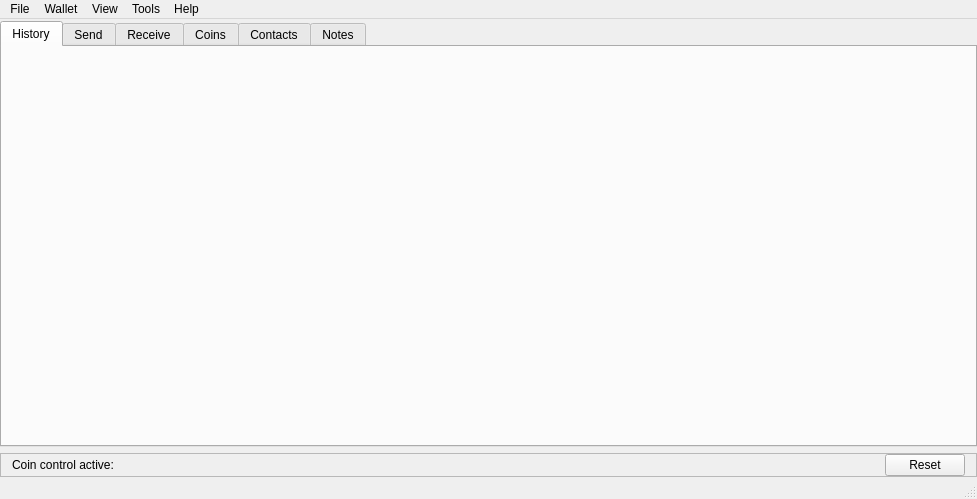
<?xml version="1.0" encoding="UTF-8"?>
<ui version="4.0">
 <class>MainWindow</class>
 <widget class="QMainWindow" name="MainWindow">
  <property name="geometry">
   <rect>
    <x>0</x>
    <y>0</y>
    <width>977</width>
    <height>499</height>
   </rect>
  </property>
  <property name="sizePolicy">
   <sizepolicy hsizetype="Preferred" vsizetype="Preferred">
    <horstretch>0</horstretch>
    <verstretch>0</verstretch>
   </sizepolicy>
  </property>
  <property name="windowTitle">
   <string>wowlet</string>
  </property>
  <property name="windowIcon">
   <iconset resource="assets.qrc">
    <normaloff>:/assets/images/appicons/64x64.png</normaloff>:/assets/images/appicons/64x64.png</iconset>
  </property>
  <widget class="QWidget" name="centralWidget">
   <layout class="QVBoxLayout" name="verticalLayout_14">
    <property name="leftMargin">
     <number>0</number>
    </property>
    <property name="topMargin">
     <number>2</number>
    </property>
    <property name="rightMargin">
     <number>0</number>
    </property>
    <property name="bottomMargin">
     <number>0</number>
    </property>
    <item>
     <widget class="QStackedWidget" name="stackedWidget">
      <property name="currentIndex">
       <number>0</number>
      </property>
      <widget class="QWidget" name="page_wallet">
       <layout class="QVBoxLayout" name="verticalLayout_11">
        <property name="leftMargin">
         <number>0</number>
        </property>
        <property name="topMargin">
         <number>0</number>
        </property>
        <property name="rightMargin">
         <number>0</number>
        </property>
        <property name="bottomMargin">
         <number>0</number>
        </property>
        <item>
         <widget class="QTabWidget" name="tabWidget">
          <property name="currentIndex">
           <number>0</number>
          </property>
          <property name="iconSize">
           <size>
            <width>16</width>
            <height>16</height>
           </size>
          </property>
          <widget class="QWidget" name="tabHistory">
           <attribute name="icon">
            <iconset resource="assets.qrc">
             <normaloff>:/assets/images/history.png</normaloff>:/assets/images/history.png</iconset>
           </attribute>
           <attribute name="title">
            <string>History</string>
           </attribute>
           <layout class="QGridLayout" name="gridLayout_3">
            <property name="verticalSpacing">
             <number>9</number>
            </property>
            <item row="0" column="0">
             <layout class="QVBoxLayout" name="historyWidgetLayout"/>
            </item>
           </layout>
          </widget>
          <widget class="QWidget" name="tabSend">
           <property name="sizePolicy">
            <sizepolicy hsizetype="Preferred" vsizetype="Preferred">
             <horstretch>0</horstretch>
             <verstretch>0</verstretch>
            </sizepolicy>
           </property>
           <attribute name="icon">
            <iconset resource="assets.qrc">
             <normaloff>:/assets/images/tab_send.png</normaloff>:/assets/images/tab_send.png</iconset>
           </attribute>
           <attribute name="title">
            <string>Send</string>
           </attribute>
           <layout class="QVBoxLayout" name="verticalLayout">
            <property name="spacing">
             <number>11</number>
            </property>
            <property name="topMargin">
             <number>11</number>
            </property>
            <item>
             <layout class="QVBoxLayout" name="sendWidgetLayout">
              <property name="spacing">
               <number>0</number>
              </property>
             </layout>
            </item>
            <item>
             <spacer name="verticalSpacer">
              <property name="orientation">
               <enum>Qt::Orientation::Vertical</enum>
              </property>
              <property name="sizeHint" stdset="0">
               <size>
                <width>20</width>
                <height>0</height>
               </size>
              </property>
             </spacer>
            </item>
           </layout>
          </widget>
          <widget class="QWidget" name="tabReceive">
           <attribute name="icon">
            <iconset resource="assets.qrc">
             <normaloff>:/assets/images/coins.png</normaloff>:/assets/images/coins.png</iconset>
           </attribute>
           <attribute name="title">
            <string>Receive</string>
           </attribute>
           <layout class="QGridLayout" name="gridLayout_5">
            <item row="0" column="0">
             <layout class="QVBoxLayout" name="receiveWidgetLayout"/>
            </item>
           </layout>
          </widget>
          <widget class="QWidget" name="tabCoins">
           <attribute name="icon">
            <iconset resource="assets.qrc">
             <normaloff>:/assets/images/tab_coins.png</normaloff>:/assets/images/tab_coins.png</iconset>
           </attribute>
           <attribute name="title">
            <string>Coins</string>
           </attribute>
           <layout class="QVBoxLayout" name="verticalLayout_2">
            <item>
             <layout class="QVBoxLayout" name="coinsWidgetLayout"/>
            </item>
           </layout>
          </widget>
          <widget class="QWidget" name="tabContacts">
           <attribute name="icon">
            <iconset resource="assets.qrc">
             <normaloff>:/assets/images/tab_contacts.png</normaloff>:/assets/images/tab_contacts.png</iconset>
           </attribute>
           <attribute name="title">
            <string>Contacts</string>
           </attribute>
           <layout class="QVBoxLayout" name="verticalLayout_4">
            <item>
             <layout class="QVBoxLayout" name="contactsWidgetLayout"/>
            </item>
           </layout>
          </widget>
          <widget class="QWidget" name="tabNotes">
           <attribute name="icon">
            <iconset resource="assets.qrc">
             <normaloff>:/assets/images/tab_notes.png</normaloff>:/assets/images/tab_notes.png</iconset>
           </attribute>
           <attribute name="title">
            <string>Notes</string>
           </attribute>
           <layout class="QVBoxLayout" name="verticalLayout_3">
            <property name="leftMargin">
             <number>0</number>
            </property>
            <property name="topMargin">
             <number>0</number>
            </property>
            <property name="rightMargin">
             <number>0</number>
            </property>
            <property name="bottomMargin">
             <number>0</number>
            </property>
            <item>
             <widget class="QPlainTextEdit" name="notes"/>
            </item>
           </layout>
          </widget>
         </widget>
        </item>
        <item>
         <widget class="QFrame" name="frame_coinControl">
          <property name="frameShape">
           <enum>QFrame::Shape::StyledPanel</enum>
          </property>
          <property name="frameShadow">
           <enum>QFrame::Shadow::Raised</enum>
          </property>
          <layout class="QHBoxLayout" name="horizontalLayout_3">
           <property name="topMargin">
            <number>0</number>
           </property>
           <property name="bottomMargin">
            <number>0</number>
           </property>
           <item>
            <widget class="QLabel" name="label_coinControl">
             <property name="text">
              <string>Coin control active: </string>
             </property>
             <property name="textInteractionFlags">
              <set>Qt::TextInteractionFlag::LinksAccessibleByMouse|Qt::TextInteractionFlag::TextSelectableByMouse</set>
             </property>
            </widget>
           </item>
           <item>
            <widget class="QPushButton" name="btn_resetCoinControl">
             <property name="sizePolicy">
              <sizepolicy hsizetype="Maximum" vsizetype="Fixed">
               <horstretch>0</horstretch>
               <verstretch>0</verstretch>
              </sizepolicy>
             </property>
             <property name="text">
              <string>Reset</string>
             </property>
            </widget>
           </item>
          </layout>
         </widget>
        </item>
       </layout>
      </widget>
      <widget class="QWidget" name="page_lock">
       <layout class="QVBoxLayout" name="verticalLayout_12">
        <property name="leftMargin">
         <number>0</number>
        </property>
        <property name="topMargin">
         <number>0</number>
        </property>
        <property name="rightMargin">
         <number>0</number>
        </property>
        <property name="bottomMargin">
         <number>0</number>
        </property>
        <item>
         <layout class="QVBoxLayout" name="walletUnlockLayout"/>
        </item>
       </layout>
      </widget>
      <widget class="QWidget" name="page_offline">
       <layout class="QVBoxLayout" name="verticalLayout_13">
        <property name="leftMargin">
         <number>0</number>
        </property>
        <property name="topMargin">
         <number>0</number>
        </property>
        <property name="rightMargin">
         <number>0</number>
        </property>
        <property name="bottomMargin">
         <number>0</number>
        </property>
        <item>
         <widget class="QTabWidget" name="tabWidget_2">
          <property name="currentIndex">
           <number>0</number>
          </property>
          <widget class="QWidget" name="tab_5">
           <attribute name="icon">
            <iconset resource="assets.qrc">
             <normaloff>:/assets/images/network.png</normaloff>:/assets/images/network.png</iconset>
           </attribute>
           <attribute name="title">
            <string>Airgapped signing</string>
           </attribute>
           <layout class="QVBoxLayout" name="verticalLayout_16">
            <item>
             <widget class="QLabel" name="label_2">
              <property name="text">
               <string>wowlet supports two airgapped transaction signing methods:</string>
              </property>
             </widget>
            </item>
            <item>
             <widget class="QGroupBox" name="groupBox">
              <property name="title">
               <string/>
              </property>
              <layout class="QVBoxLayout" name="verticalLayout_15">
               <item>
                <layout class="QHBoxLayout" name="horizontalLayout_5">
                 <item>
                  <widget class="QRadioButton" name="radio_airgapUR">
                   <property name="sizePolicy">
                    <sizepolicy hsizetype="Maximum" vsizetype="Fixed">
                     <horstretch>0</horstretch>
                     <verstretch>0</verstretch>
                    </sizepolicy>
                   </property>
                   <property name="text">
                    <string/>
                   </property>
                   <property name="checked">
                    <bool>true</bool>
                   </property>
                  </widget>
                 </item>
                 <item>
                  <widget class="ClickableLabel" name="label_airgapUR">
                   <property name="sizePolicy">
                    <sizepolicy hsizetype="Preferred" vsizetype="Fixed">
                     <horstretch>0</horstretch>
                     <verstretch>0</verstretch>
                    </sizepolicy>
                   </property>
                   <property name="text">
                    <string>&lt;html&gt;&lt;head/&gt;&lt;body&gt;&lt;p&gt;Use a webcam to scan &lt;span style=&quot; font-weight:700;&quot;&gt;animated QR codes&lt;/span&gt;&lt;/p&gt;&lt;/body&gt;&lt;/html&gt;</string>
                   </property>
                  </widget>
                 </item>
                </layout>
               </item>
               <item>
                <layout class="QHBoxLayout" name="horizontalLayout_6">
                 <item>
                  <widget class="QRadioButton" name="radio_airgapFiles">
                   <property name="sizePolicy">
                    <sizepolicy hsizetype="Maximum" vsizetype="Fixed">
                     <horstretch>0</horstretch>
                     <verstretch>0</verstretch>
                    </sizepolicy>
                   </property>
                   <property name="text">
                    <string/>
                   </property>
                  </widget>
                 </item>
                 <item>
                  <widget class="ClickableLabel" name="label_airgapFiles">
                   <property name="sizePolicy">
                    <sizepolicy hsizetype="Preferred" vsizetype="Fixed">
                     <horstretch>0</horstretch>
                     <verstretch>0</verstretch>
                    </sizepolicy>
                   </property>
                   <property name="text">
                    <string>&lt;html&gt;&lt;head/&gt;&lt;body&gt;&lt;p&gt;Transfer &lt;span style=&quot; font-weight:700;&quot;&gt;files&lt;/span&gt; between computers (using a flash drive)&lt;/p&gt;&lt;/body&gt;&lt;/html&gt;</string>
                   </property>
                  </widget>
                 </item>
                </layout>
               </item>
              </layout>
             </widget>
            </item>
            <item>
             <spacer name="verticalSpacer_3">
              <property name="orientation">
               <enum>Qt::Orientation::Vertical</enum>
              </property>
              <property name="sizeType">
               <enum>QSizePolicy::Policy::Fixed</enum>
              </property>
              <property name="sizeHint" stdset="0">
               <size>
                <width>20</width>
                <height>10</height>
               </size>
              </property>
             </spacer>
            </item>
            <item>
             <widget class="QLabel" name="label_5">
              <property name="text">
               <string>To initiate an airgapped transaction, try to send a transaction using your online/view-only wallet. Then click 'Sign a transaction..' below to begin the signing process.</string>
              </property>
              <property name="wordWrap">
               <bool>true</bool>
              </property>
             </widget>
            </item>
            <item>
             <widget class="QLabel" name="label_6">
              <property name="text">
               <string>Follow through the steps in the wizard. You may need to transfer/scan multiple files/QR codes.</string>
              </property>
              <property name="wordWrap">
               <bool>true</bool>
              </property>
             </widget>
            </item>
            <item>
             <spacer name="verticalSpacer_4">
              <property name="orientation">
               <enum>Qt::Orientation::Vertical</enum>
              </property>
              <property name="sizeType">
               <enum>QSizePolicy::Policy::Fixed</enum>
              </property>
              <property name="sizeHint" stdset="0">
               <size>
                <width>20</width>
                <height>10</height>
               </size>
              </property>
             </spacer>
            </item>
            <item>
             <layout class="QHBoxLayout" name="horizontalLayout_4">
              <item>
               <widget class="QPushButton" name="btn_help">
                <property name="text">
                 <string>Help</string>
                </property>
               </widget>
              </item>
              <item>
               <spacer name="horizontalSpacer_2">
                <property name="orientation">
                 <enum>Qt::Orientation::Horizontal</enum>
                </property>
                <property name="sizeHint" stdset="0">
                 <size>
                  <width>40</width>
                  <height>20</height>
                 </size>
                </property>
               </spacer>
              </item>
              <item>
               <widget class="QPushButton" name="btn_viewOnlyDetails">
                <property name="text">
                 <string>View-only details</string>
                </property>
               </widget>
              </item>
              <item>
               <widget class="QPushButton" name="btn_checkAddress">
                <property name="text">
                 <string>Show address</string>
                </property>
               </widget>
              </item>
              <item>
               <widget class="QPushButton" name="btn_signTransaction">
                <property name="text">
                 <string>Sign a transaction..</string>
                </property>
               </widget>
              </item>
             </layout>
            </item>
            <item>
             <spacer name="verticalSpacer_2">
              <property name="orientation">
               <enum>Qt::Orientation::Vertical</enum>
              </property>
              <property name="sizeHint" stdset="0">
               <size>
                <width>20</width>
                <height>0</height>
               </size>
              </property>
             </spacer>
            </item>
            <item>
             <widget class="QLabel" name="label">
              <property name="enabled">
               <bool>false</bool>
              </property>
              <property name="text">
               <string>If you're unsure what this is, disable 'Offline mode' by going to Settings → Network → Offline.</string>
              </property>
              <property name="wordWrap">
               <bool>true</bool>
              </property>
             </widget>
            </item>
           </layout>
          </widget>
         </widget>
        </item>
       </layout>
      </widget>
     </widget>
    </item>
   </layout>
  </widget>
  <widget class="QStatusBar" name="statusBar"/>
  <widget class="QMenuBar" name="menuBar">
   <property name="geometry">
    <rect>
     <x>0</x>
     <y>0</y>
     <width>977</width>
     <height>23</height>
    </rect>
   </property>
   <widget class="QMenu" name="menuFile">
    <property name="title">
     <string>File</string>
    </property>
    <widget class="QMenu" name="menuRecently_open">
     <property name="title">
      <string>Recently open</string>
     </property>
    </widget>
    <addaction name="menuRecently_open"/>
    <addaction name="actionOpen"/>
    <addaction name="actionNew_Restore"/>
    <addaction name="actionLock"/>
    <addaction name="actionClose"/>
    <addaction name="actionQuit"/>
    <addaction name="separator"/>
    <addaction name="actionSettings"/>
   </widget>
   <widget class="QMenu" name="menuWallet">
    <property name="title">
     <string>Wallet</string>
    </property>
    <widget class="QMenu" name="menuHistory">
     <property name="title">
      <string>History</string>
     </property>
     <addaction name="actionExport_CSV"/>
     <addaction name="actionImportHistoryCSV"/>
    </widget>
    <widget class="QMenu" name="menuAdvanced">
     <property name="title">
      <string>Advanced</string>
     </property>
     <addaction name="actionStore_wallet"/>
     <addaction name="actionUpdate_balance"/>
     <addaction name="actionRefresh_tabs"/>
     <addaction name="actionRescan_spent"/>
     <addaction name="actionWallet_cache_debug"/>
    </widget>
    <addaction name="actionInformation"/>
    <addaction name="menuAdvanced"/>
    <addaction name="separator"/>
    <addaction name="actionAccount"/>
    <addaction name="actionPassword"/>
    <addaction name="actionSeed"/>
    <addaction name="actionKeys"/>
    <addaction name="actionViewOnly"/>
    <addaction name="separator"/>
    <addaction name="menuHistory"/>
   </widget>
   <widget class="QMenu" name="menuTools">
    <property name="title">
     <string>Tools</string>
    </property>
    <widget class="QMenu" name="menuLoad_signed_transaction">
     <property name="title">
      <string>Broadcast transaction</string>
     </property>
     <addaction name="actionLoadSignedTxFromFile"/>
     <addaction name="actionLoadSignedTxFromText"/>
    </widget>
    <addaction name="actionSignVerify"/>
    <addaction name="actionVerifyTxProof"/>
    <addaction name="separator"/>
    <addaction name="actionKeyImageSync"/>
    <addaction name="menuLoad_signed_transaction"/>
    <addaction name="actionImport_transaction"/>
    <addaction name="separator"/>
    <addaction name="actionTransmitOverUR"/>
    <addaction name="separator"/>
    <addaction name="actionPay_to_many"/>
    <addaction name="actionAddress_checker"/>
    <addaction name="actionCreateDesktopEntry"/>
    <addaction name="actionTxPoolViewer"/>
   </widget>
   <widget class="QMenu" name="menuHelp">
    <property name="title">
     <string>Help</string>
    </property>
    <addaction name="actionAbout"/>
    <addaction name="actionCheckForUpdates"/>
    <addaction name="actionOfficialWebsite"/>
    <addaction name="separator"/>
    <addaction name="actionDocumentation"/>
    <addaction name="actionReport_bug"/>
    <addaction name="actionShow_debug_info"/>
   </widget>
   <widget class="QMenu" name="menuView">
    <property name="title">
     <string>View</string>
    </property>
    <addaction name="actionPlaceholderBegin"/>
    <addaction name="actionShow_Coins"/>
    <addaction name="actionShow_Contacts"/>
    <addaction name="actionShow_Notes"/>
    <addaction name="actionPlaceholderEnd"/>
    <addaction name="separator"/>
    <addaction name="actionShow_Searchbar"/>
   </widget>
   <addaction name="menuFile"/>
   <addaction name="menuWallet"/>
   <addaction name="menuView"/>
   <addaction name="menuTools"/>
   <addaction name="menuHelp"/>
  </widget>
  <action name="actionQuit">
   <property name="text">
    <string>Quit application</string>
   </property>
  </action>
  <action name="action">
   <property name="text">
    <string>Network</string>
   </property>
  </action>
  <action name="actionSignVerify">
   <property name="text">
    <string>Sign/verify message</string>
   </property>
  </action>
  <action name="actionAbout">
   <property name="text">
    <string>About</string>
   </property>
  </action>
  <action name="actionOfficialWebsite">
   <property name="text">
    <string>Official website</string>
   </property>
  </action>
  <action name="actionSettings">
   <property name="text">
    <string>Settings</string>
   </property>
  </action>
  <action name="actionCalculator">
   <property name="text">
    <string>Calculator</string>
   </property>
  </action>
  <action name="actionInformation">
   <property name="text">
    <string>Information</string>
   </property>
  </action>
  <action name="actionPassword">
   <property name="text">
    <string>Password</string>
   </property>
  </action>
  <action name="actionSeed">
   <property name="text">
    <string>Seed</string>
   </property>
  </action>
  <action name="actionReport_bug">
   <property name="text">
    <string>Report bug</string>
   </property>
  </action>
  <action name="actionDonate_to_wowlet">
   <property name="text">
    <string>Donate to wowlet</string>
   </property>
  </action>
  <action name="actionExport_CSV">
   <property name="text">
    <string>Export CSV</string>
   </property>
  </action>
  <action name="actionShow_Coins">
   <property name="checkable">
    <bool>true</bool>
   </property>
   <property name="text">
    <string>Coins</string>
   </property>
  </action>
  <action name="actionShow_xmr_to">
   <property name="text">
    <string>Show WOW.to</string>
   </property>
  </action>
  <action name="actionShow_calc">
   <property name="text">
    <string>Show Calc</string>
   </property>
  </action>
  <action name="actionClose">
   <property name="text">
    <string>Close wallet</string>
   </property>
  </action>
  <action name="actionVerifyTxProof">
   <property name="text">
    <string>Verify transaction proof</string>
   </property>
  </action>
  <action name="actionStore_wallet">
   <property name="text">
    <string>Save wallet</string>
   </property>
  </action>
  <action name="actionUpdate_balance">
   <property name="text">
    <string>Update balance</string>
   </property>
  </action>
  <action name="actionRefresh_tabs">
   <property name="text">
    <string>Refresh models</string>
   </property>
  </action>
  <action name="actionImportContactsCSV">
   <property name="text">
    <string>Import CSV</string>
   </property>
  </action>
  <action name="actionExportContactsCSV">
   <property name="text">
    <string>Export CSV</string>
   </property>
  </action>
  <action name="actionChange_restore_height">
   <property name="text">
    <string>Change restore height</string>
   </property>
  </action>
  <action name="actionKeys">
   <property name="text">
    <string>Keys</string>
   </property>
  </action>
  <action name="actionCreateDesktopEntry">
   <property name="text">
    <string>Create desktop entry</string>
   </property>
  </action>
  <action name="actionShow_debug_info">
   <property name="text">
    <string>Debug info</string>
   </property>
  </action>
  <action name="actionCreate_view_only_details">
   <property name="text">
    <string>Details</string>
   </property>
  </action>
  <action name="actionCreate_view_only_wallet_file">
   <property name="text">
    <string>Export wallet file</string>
   </property>
  </action>
  <action name="actionViewOnly">
   <property name="text">
    <string>View-Only</string>
   </property>
  </action>
  <action name="actionExport_key_images">
   <property name="text">
    <string>Export key images</string>
   </property>
  </action>
  <action name="actionImport_key_images">
   <property name="text">
    <string>Import key images</string>
   </property>
  </action>
  <action name="actionExport_outputs">
   <property name="text">
    <string>Export outputs</string>
   </property>
  </action>
  <action name="actionImport_outputs">
   <property name="text">
    <string>Import outputs</string>
   </property>
  </action>
  <action name="actionExportKeyImages">
   <property name="text">
    <string>Key Images</string>
   </property>
  </action>
  <action name="actionExportOutputs">
   <property name="text">
    <string>Outputs</string>
   </property>
  </action>
  <action name="actionImportKeyImages">
   <property name="text">
    <string>Key images</string>
   </property>
  </action>
  <action name="actionImportOutputs">
   <property name="text">
    <string>Outputs</string>
   </property>
  </action>
  <action name="actionImportTransaction">
   <property name="text">
    <string>Transaction</string>
   </property>
  </action>
  <action name="actionSubmitTransaction">
   <property name="text">
    <string>Submit transaction file</string>
   </property>
  </action>
  <action name="actionLoadUnsignedTxFromFile">
   <property name="text">
    <string>From file</string>
   </property>
  </action>
  <action name="actionLoadSignedTxFromFile">
   <property name="text">
    <string>From file</string>
   </property>
  </action>
  <action name="actionLoadUnsignedTxFromClipboard">
   <property name="text">
    <string>From clipboard</string>
   </property>
  </action>
  <action name="actionLoadSignedTxFromText">
   <property name="text">
    <string>From text</string>
   </property>
  </action>
  <action name="actionImport_transaction">
   <property name="text">
    <string>Import transaction</string>
   </property>
  </action>
  <action name="actionShow_Exchange">
   <property name="text">
    <string>Show Exchange</string>
   </property>
  </action>
  <action name="actionRescan_spent">
   <property name="text">
    <string>Rescan spent</string>
   </property>
  </action>
  <action name="actionShow_Home">
   <property name="text">
    <string>Show Home</string>
   </property>
  </action>
  <action name="actionWallet_cache_debug">
   <property name="text">
    <string>Wallet cache debug</string>
   </property>
  </action>
  <action name="actionPay_to_many">
   <property name="text">
    <string>Pay to many</string>
   </property>
  </action>
  <action name="actionOpen">
   <property name="text">
    <string>Open wallet</string>
   </property>
  </action>
  <action name="actionNew_Restore">
   <property name="text">
    <string>New/Restore</string>
   </property>
  </action>
  <action name="actionRecently_open">
   <property name="text">
    <string>Recently open</string>
   </property>
  </action>
  <action name="actiont">
   <property name="text">
    <string>t</string>
   </property>
  </action>
  <action name="actiond">
   <property name="text">
    <string>d</string>
   </property>
  </action>
  <action name="actionPrimary_account">
   <property name="checkable">
    <bool>true</bool>
   </property>
   <property name="checked">
    <bool>true</bool>
   </property>
   <property name="enabled">
    <bool>false</bool>
   </property>
   <property name="text">
    <string>Primary account</string>
   </property>
  </action>
  <action name="actionAccount">
   <property name="text">
    <string>Account</string>
   </property>
  </action>
  <action name="actionShow_Searchbar">
   <property name="checkable">
    <bool>true</bool>
   </property>
   <property name="checked">
    <bool>true</bool>
   </property>
   <property name="text">
    <string>Show Searchbar</string>
   </property>
  </action>
  <action name="actionAddress_checker">
   <property name="text">
    <string>Address checker</string>
   </property>
  </action>
  <action name="actionDocumentation">
   <property name="text">
    <string>Documentation</string>
   </property>
  </action>
  <action name="actionLock">
   <property name="text">
    <string>Lock wallet</string>
   </property>
  </action>
  <action name="actionCheckForUpdates">
   <property name="text">
    <string>Check for updates</string>
   </property>
  </action>
  <action name="actionKeyImageSync">
   <property name="text">
    <string>Offline transaction signing</string>
   </property>
  </action>
  <action name="actionTransmitOverUR">
   <property name="text">
    <string>Transmit over UR</string>
   </property>
  </action>
  <action name="actionPlaceholderEnd">
   <property name="text">
    <string>Placeholder</string>
   </property>
  </action>
  <action name="actionPlaceholderBegin">
   <property name="text">
    <string>PlaceholderBegin</string>
   </property>
  </action>
  <action name="actionTxPoolViewer">
   <property name="text">
    <string>Tx pool viewer</string>
   </property>
  </action>
  <action name="actionImportHistoryCSV">
   <property name="text">
    <string>Import descriptions from CSV</string>
   </property>
  </action>
  <action name="actionShow_Contacts">
   <property name="checkable">
    <bool>true</bool>
   </property>
   <property name="text">
    <string>Contacts</string>
   </property>
  </action>
  <action name="actionShow_Notes">
   <property name="checkable">
    <bool>true</bool>
   </property>
   <property name="text">
    <string>Notes</string>
   </property>
  </action>
 </widget>
 <layoutdefault spacing="6" margin="11"/>
 <customwidgets>
  <customwidget>
   <class>ClickableLabel</class>
   <extends>QLabel</extends>
   <header>components.h</header>
  </customwidget>
 </customwidgets>
 <resources>
  <include location="assets.qrc"/>
 </resources>
 <connections/>
 <slots>
  <slot>donateButtonClicked()</slot>
  <slot>calcButtonClicked()</slot>
 </slots>
</ui>
